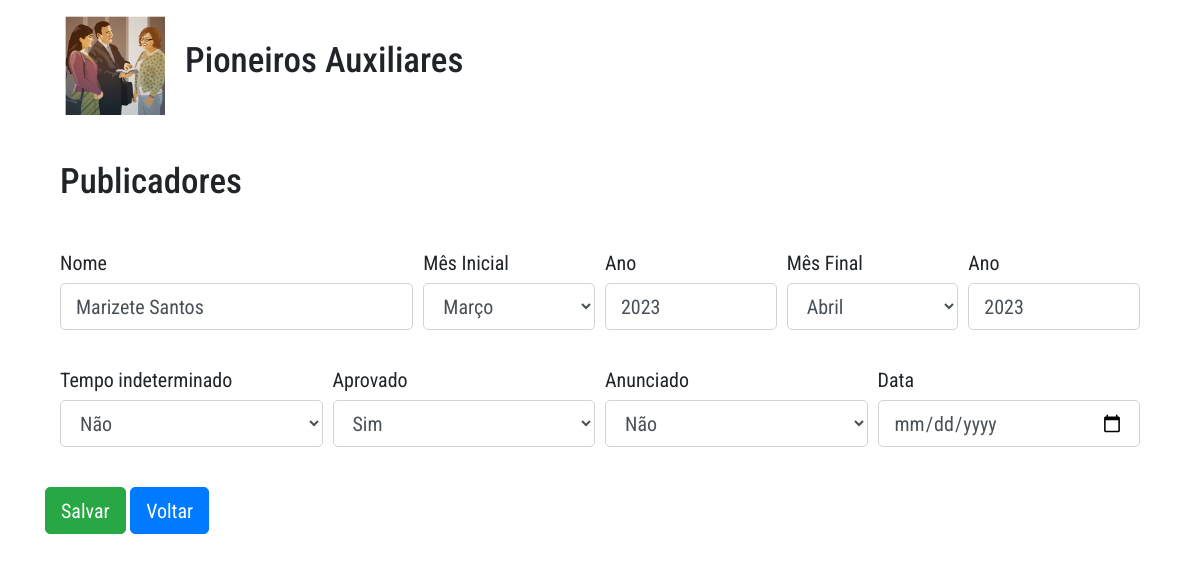
/editar_lista/126, run on the app's committed database.
### gerenciamento/models.py (models this page shows)
class Gerais(models.Model):
    nome = models.CharField(max_length=60, blank=True, null=True,)
    aprovado =  models.CharField(max_length=60, blank=True, null=True, choices=APROVADO)
    anunciado =  models.CharField(max_length=60, blank=True, null=True, choices=ANUNCIADO)
    mês_Inicial =  models.CharField(max_length=60, blank=True, null=True, choices=MESES)
    mês_Final =  models.CharField(max_length=60, blank=True, null=True, choices=MESES)
    ano_Inicial = models.IntegerField(blank=True, null=True, verbose_name='Ano')
    ano_Final = models.IntegerField(blank=True, null=True, verbose_name='Ano')
    tempo_indeterminado = models.CharField(max_length=60, blank=True, null=True, choices=TEMPO)
    data = models.DateField(blank=True, null=True)

### gerenciamento/views.py (the view, shortened to what this page needs)
# urls.py: path('editar_lista/<int:id>', views.editar_lista),
def editar_lista(request, id):
    editar = get_object_or_404(Gerais, pk=id)
    form = Form_Gerais(instance=editar)
    return render(request, 'cp/editar_lista.html', {'form':form ,'editar': editar})

### gerenciamento/forms.py
class Form_Gerais(forms.ModelForm):
    class Meta:
        model = Gerais
        fields = '__all__'
        widgets = {
        'data': forms.DateInput(format=('%Y-%m'), attrs={'class':'form-control', 'placeholder':'Select Date','type': 'date'}),
        'nome':forms.TextInput(attrs={'placeholder': 'Nome'})
    }

### templates/cp/editar_lista.html (shortened to what this page needs)
{% extends 'base.html' %}
{% load crispy_forms_tags %}
{% block content %}
<div class="container">
    <h3>Publicadores</h3>
     <br>
       <form method="post">
           <br>
           <div class="form-row">
            <div class="form-group col-md-4">
                {{ form.nome|as_crispy_field }}
            </div>
           <div class="form-group col-md-2">
               {{ form.mês_Inicial|as_crispy_field }}
           </div>
           <div class="form-group col-md-2">
            {{ form.ano_Inicial|as_crispy_field }}
        </div>
        <div class="form-group col-md-2">
            {{ form.mês_Final|as_crispy_field }}
        </div>
        <div class="form-group col-md-2">
            {{ form.ano_Final|as_crispy_field }}
        </div>
            </div>
            <div class="form-row">
           <div class="form-group col-md-3">
               {{ form.tempo_indeterminado|as_crispy_field }}
           </div>
           <div class="form-group col-md-3">
               {{ form.aprovado|as_crispy_field }}
           </div>
           <div class="form-group col-md-3">
               {{ form.anunciado|as_crispy_field }}
           </div>
           <div class="form-group col-md-3">
            {{ form.data|as_crispy_field }}
        </div>
        </div>
            </div >
           <input type="submit" class="btn btn-success" value="Salvar">
           <a href="/publicadores" class="btn btn-primary" role="button" aria-pressed="true">Voltar</a>
    </div>
{% endblock %}

### static/css/style.css (style rules this page uses)
* { font-family: 'Roboto Condensed', sans-serif; font-size: 20px; font-weight: 400; line-height: 100%; }

### data on the page
Gerais: nome "Marizete Santos", mês_Inicial "Março", ano_Inicial "2023", mês_Final "Abril", ano_Final "2023", tempo_indeterminado "Não", aprovado "Sim", anunciado "Não"
